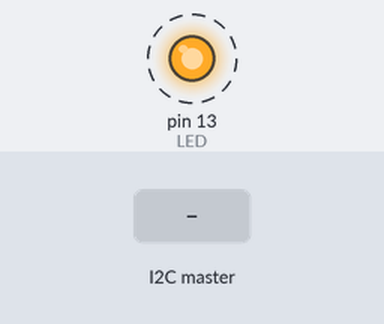
Simulated run of this sketch. Board: Arduino Uno, built with avr-gcc and run on an emulated ATmega328P. Shown: output pins drawn as LEDs (lit = HIGH). Dashed ring = blinking. The inputs (shaded band) are chosen by the test bench. What the sketch prints to the serial monitor is not drawn.

Above: at 1.25 s.
1.3 s: the I2C master sends the byte 90
At 2.2 s:
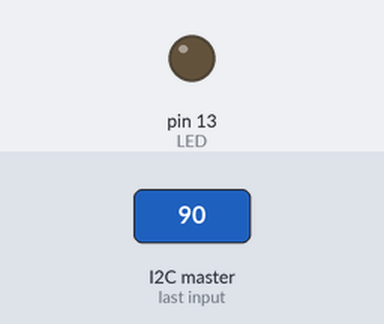
2.8 s: the I2C master sends the byte 1
At 3.05 s:
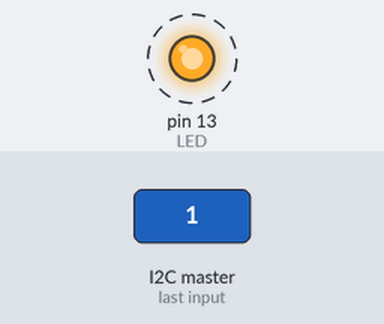
Timing chart, 0 to 14.8 s (numbered marks = the images above; inputs shaded):
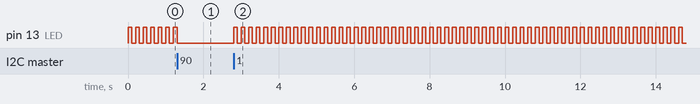

Measured:
- after the input at 1.3 s, pin 13 (LED): goes on until 1.3 s, then stays LOW
- after the input at 2.8 s, pin 13 (LED): alternates HIGH for 0.10 s and LOW for 0.10 s, starting at once
- by itself, pin 13 (LED): alternates HIGH for 0.10 s and LOW for 0.10 s

The sketch:

I2S_slave.ino
```cpp
#include <Wire.h>

int LED = 13;
char x = 0;
void setup()
{
  // Define the LED pin as Output
  pinMode (LED, OUTPUT);
  // Start the I2C Bus as Slave on address 9
  Wire.begin(9);
  Serial.begin(9600);
  // Attach a function to trigger when something is received.
  Wire.onReceive(receiveEvent);
}

void receiveEvent(int bytes)
{
  while (Wire.available() != 0)
  { //while there is data available
    x = Wire.read();    // read one character from the I2C
     Serial.println(x);
  }
}

void loop()
{
  if (x >= 0 && x <= 40)
  {
    //Serial.println(" LOW");
    digitalWrite(LED, HIGH);
    delay(100);
    digitalWrite(LED, LOW);
    delay(100);
  }

  if (x >= 1000 && x <= 1023)
  {
    //Serial.println(" high");
    digitalWrite(LED, HIGH);
    delay(500);
    digitalWrite(LED, LOW);
    delay(500);
  }
}
```
